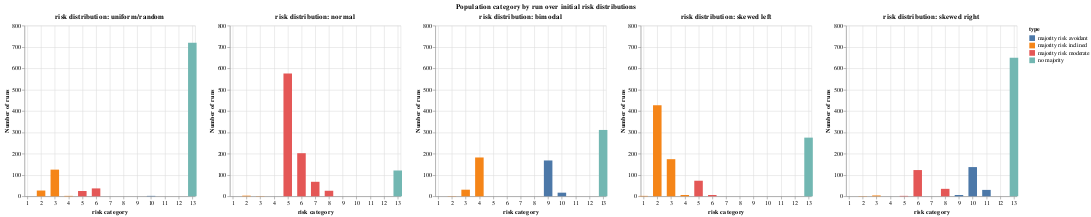

The code cell stored with this chart in its notebook:
### Markdown cell above
### population categories by risk distribution

### Code cell
import altair as alt
from simulatingrisk.hawkdovemulti import analysis_utils


uniform_chart = analysis_utils.graph_population_risk_category(
    analysis_utils.groupby_population_risk_category(subset["uniform"])
).properties(title="risk distribution: uniform/random")

normal_chart  = analysis_utils.graph_population_risk_category(
    analysis_utils.groupby_population_risk_category(subset["normal"])
).properties(title="risk distribution: normal")

bimodal_chart  = analysis_utils.graph_population_risk_category(
    analysis_utils.groupby_population_risk_category(subset["bimodal"])
).properties(title="risk distribution: bimodal")

skewedleft_chart  = analysis_utils.graph_population_risk_category(
    analysis_utils.groupby_population_risk_category(subset["skewed left"])
).properties(title="risk distribution: skewed left")

skewedright_chart  = analysis_utils.graph_population_risk_category(
    analysis_utils.groupby_population_risk_category(subset["skewed right"])
).properties(title="risk distribution: skewed right")

(uniform_chart | normal_chart | bimodal_chart | skewedleft_chart | skewedright_chart) \
.properties(title=alt.TitleParams("Population category by run over initial risk distributions", anchor="middle")).resolve_scale(y='shared')

### Figure 1 — Vega-Lite specification as saved in the notebook (floating-point values rounded to 4 significant figures)
{"config": {"view": {"continuousWidth": 300, "continuousHeight": 300}}, "hconcat": [{"data": {"name": "data-20b30d2b86ae653381b79cb990e926d7"}, "mark": {"type": "bar", "width": 15}, "encoding": {"color": {"field": "type", "title": "type", "type": "nominal"}, "x": {"axis": {"tickCount": 13}, "field": "risk_category", "scale": {"domain": [1, 13]}, "title": "risk category", "type": "quantitative"}, "y": {"field": "count", "title": "Number of runs", "type": "quantitative"}}, "title": "risk distribution: uniform/random"}, {"data": {"name": "data-42bcfc5163ae38ff41f4d5d67e691fd7"}, "mark": {"type": "bar", "width": 15}, "encoding": {"color": {"field": "type", "title": "type", "type": "nominal"}, "x": {"axis": {"tickCount": 13}, "field": "risk_category", "scale": {"domain": [1, 13]}, "title": "risk category", "type": "quantitative"}, "y": {"field": "count", "title": "Number of runs", "type": "quantitative"}}, "title": "risk distribution: normal"}, {"data": {"name": "data-b737c858fde700c381cca27d9ca1239d"}, "mark": {"type": "bar", "width": 15}, "encoding": {"color": {"field": "type", "title": "type", "type": "nominal"}, "x": {"axis": {"tickCount": 13}, "field": "risk_category", "scale": {"domain": [1, 13]}, "title": "risk category", "type": "quantitative"}, "y": {"field": "count", "title": "Number of runs", "type": "quantitative"}}, "title": "risk distribution: bimodal"}, {"data": {"name": "data-ed03f31d4563bb3ad8c1849eac95d95e"}, "mark": {"type": "bar", "width": 15}, "encoding": {"color": {"field": "type", "title": "type", "type": "nominal"}, "x": {"axis": {"tickCount": 13}, "field": "risk_category", "scale": {"domain": [1, 13]}, "title": "risk category", "type": "quantitative"}, "y": {"field": "count", "title": "Number of runs", "type": "quantitative"}}, "title": "risk distribution: skewed left"}, {"data": {"name": "data-936c7b98092160ea51c196c4c167d2db"}, "mark": {"type": "bar", "width": 15}, "encoding": {"color": {"field": "type", "title": "type", "type": "nominal"}, "x": {"axis": {"tickCount": 13}, "field": "risk_category", "scale": {"domain": [1, 13]}, "title": "risk category", "type": "quantitative"}, "y": {"field": "count", "title": "Number of runs", "type": "quantitative"}}, "title": "risk distribution: skewed right"}], "resolve": {"scale": {"y": "shared"}}, "title": {"text": "Population category by run over initial risk distributions", "anchor": "middle"}, "$schema": "https://vega.github.io/schema/vega-lite/v5.20.1.json", "datasets": {"data-20b30d2b86ae653381b79cb990e926d7": [{"risk_category": 2, "count": 27, "type": "majority risk inclined"}, {"risk_category": 3, "count": 125, "type": "majority risk inclined"}, {"risk_category": 4, "count": 2, "type": "majority risk inclined"}, {"risk_category": 5, "count": 25, "type": "majority risk moderate"}, {"risk_category": 6, "count": 37, "type": "majority risk moderate"}, {"risk_category": 10, "count": 2, "type": "majority risk avoidant"}, {"risk_category": 13, "count": 720, "type": "no majority"}], "data-42bcfc5163ae38ff41f4d5d67e691fd7": [{"risk_category": 2, "count": 3, "type": "majority risk inclined"}, {"risk_category": 3, "count": 1, "type": "majority risk inclined"}, {"risk_category": 5, "count": 575, "type": "majority risk moderate"}, {"risk_category": 6, "count": 202, "type": "majority risk moderate"}, {"risk_category": 7, "count": 68, "type": "majority risk moderate"}, {"risk_category": 8, "count": 26, "type": "majority risk moderate"}, {"risk_category": 13, "count": 121, "type": "no majority"}], "data-b737c858fde700c381cca27d9ca1239d": [{"risk_category": 2, "count": 1, "type": "majority risk inclined"}, {"risk_category": 3, "count": 31, "type": "majority risk inclined"}, {"risk_category": 4, "count": 182, "type": "majority risk inclined"}, {"risk_category": 9, "count": 168, "type": "majority risk avoidant"}, {"risk_category": 10, "count": 17, "type": "majority risk avoidant"}, {"risk_category": 13, "count": 311, "type": "no majority"}], "data-ed03f31d4563bb3ad8c1849eac95d95e": [{"risk_category": 1, "count": 2, "type": "majority risk inclined"}, {"risk_category": 2, "count": 427, "type": "majority risk inclined"}, {"risk_category": 3, "count": 174, "type": "majority risk inclined"}, {"risk_category": 4, "count": 6, "type": "majority risk inclined"}, {"risk_category": 5, "count": 73, "type": "majority risk moderate"}, {"risk_category": 6, "count": 6, "type": "majority risk moderate"}, {"risk_category": 13, "count": 275, "type": "no majority"}], "data-936c7b98092160ea51c196c4c167d2db": [{"risk_category": 2, "count": 1, "type": "majority risk inclined"}, {"risk_category": 3, "count": 4, "type": "majority risk inclined"}, {"risk_category": 5, "count": 2, "type": "majority risk moderate"}, {"risk_category": 6, "count": 123, "type": "majority risk moderate"}, {"risk_category": 8, "count": 35, "type": "majority risk moderate"}, {"risk_category": 9, "count": 6, "type": "majority risk avoidant"}, {"risk_category": 10, "count": 137, "type": "majority risk avoidant"}, {"risk_category": 11, "count": 30, "type": "majority risk avoidant"}, {"risk_category": 13, "count": 649, "type": "no majority"}]}}
